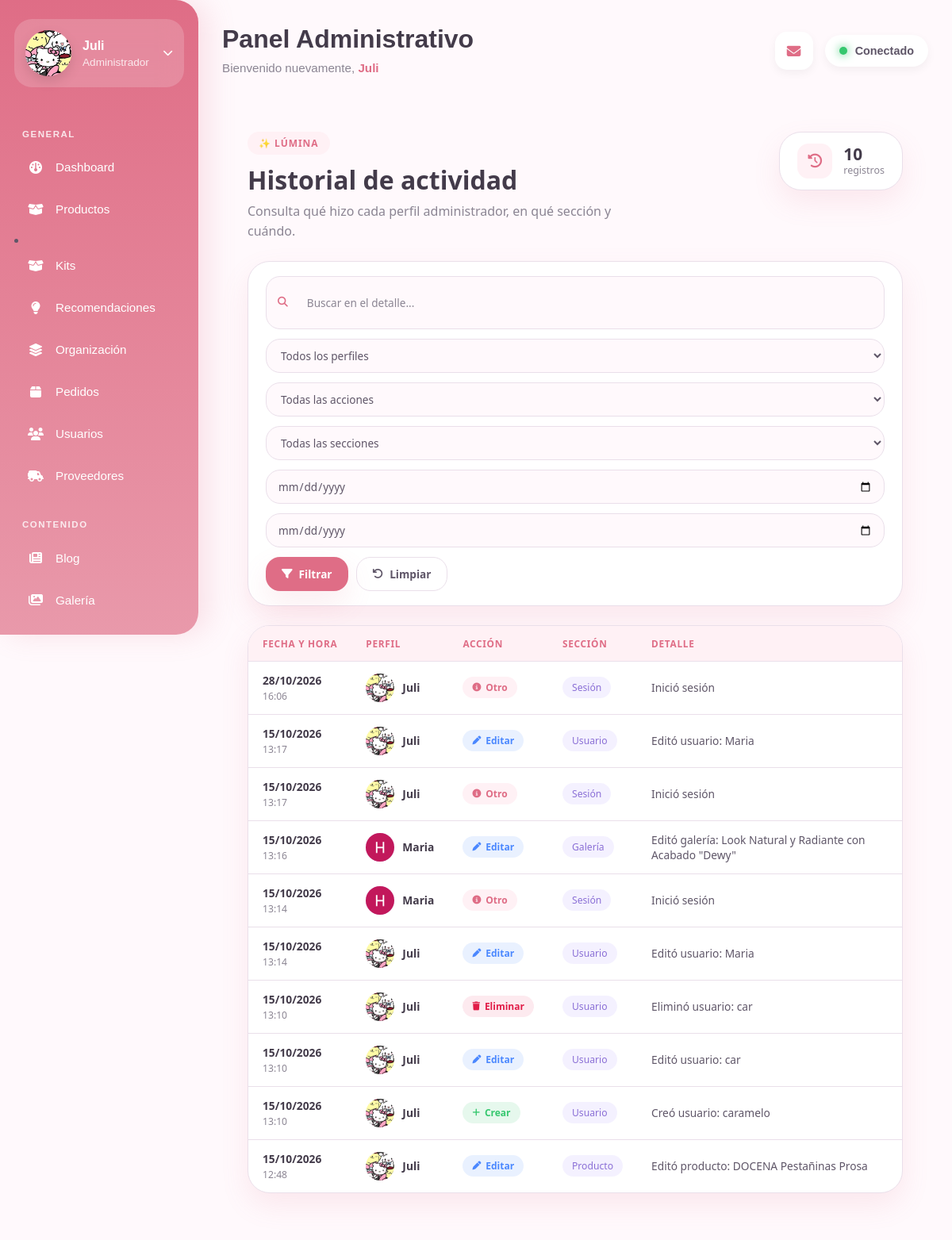
The app's page /dashboard/historial/ (signed in) with its own data.
### core/models.py (models this page shows, shortened)
class Usuario(AbstractUser):
    ROL_CHOICES = [
        ("usuario", "Usuario"),
        ("admin", "Admin"),
    ]
    rol = models.CharField(max_length=20, choices=ROL_CHOICES, default="usuario")
    telefono = models.CharField(max_length=20, blank=True, null=True)
    foto = models.ImageField(upload_to="usuarios/", blank=True, null=True)
    estado = models.CharField(
        max_length=20,
        choices=[
            ('activo', 'Activo'),
            ('inactivo', 'Inactivo')
        ],
        default='activo'
    )

class HistorialActividad(models.Model):
    ACCIONES = [
        ("crear", "Crear"),
        ("editar", "Editar"),
        ("eliminar", "Eliminar"),
        ("otro", "Otro"),
    ]
    admin = models.ForeignKey(
        settings.AUTH_USER_MODEL,
        null=True,
        on_delete=models.SET_NULL,
        related_name="actividades",
    )
    admin_nombre = models.CharField(max_length=150)
    accion = models.CharField(max_length=20, choices=ACCIONES, default="otro")
    entidad = models.CharField(max_length=50, blank=True)
    descripcion = models.CharField(max_length=255)
    creado_en = models.DateTimeField(auto_now_add=True, db_index=True)
    class Meta:
        ordering = ["-creado_en"]
        verbose_name = "Actividad"
        verbose_name_plural = "Historial de actividad"

### core/decorators.py (the view)
    def wrapper(request, *args, **kwargs):
        user = request.user
        if not user.is_authenticated:
            return redirect("login")
        if getattr(user, "rol", None) != "admin":
            return redirect("home")
        return view_func(request, *args, **kwargs)

### core/context_processors.py (called while the page is built)
def carrito_context(request):
    cantidad_carrito = 0
    if request.user.is_authenticated:
        carrito = (
            Carrito.objects
            .filter(usuario=request.user)
            .first()
        )
        if carrito:
            cantidad_carrito = carrito.cantidad_total
    return {
        "cantidad_carrito": cantidad_carrito
    }

### core/historial.py (called while the page is built)
    def __call__(self, request):
        _local.request = request
        try:
            return self.get_response(request)
        finally:
            _local.request = None

### core/models.py (called while the page is built)
    @property
    def cantidad_total(self):
        return sum(
            item.cantidad
            for item in self.items.all()
        )

### core/templates/core/historial.html (shortened to what this page needs)
{% extends "core/dashboard.html" %}
{% load static %}
{% block content %}
<link rel="stylesheet" href="{% static 'css/historial.css' %}?v=2">
<div class="hist-page">
    <div class="hist-header">
        <div>
            <span class="hist-eyebrow">✨ LÚMINA</span>
            <h1>Historial de actividad</h1>
            <p>
                Consulta qué hizo cada perfil administrador,
                en qué sección y cuándo.
            </p>
        </div>
        <div class="hist-total">
            <i class="fa-solid fa-clock-rotate-left"
               aria-hidden="true"></i>
            <div>
                <strong>{{ total }}</strong>
                <span>registro{{ total|pluralize }}</span>
            </div>
        </div>
    </div>
    <form method="get" class="hist-filters">
        <div class="hist-search">
            <i class="fa-solid fa-magnifying-glass"
               aria-hidden="true"></i>
            <input
                type="text"
                name="q"
                value="{{ filtros.q }}"
                placeholder="Buscar en el detalle..."
                autocomplete="off"
            >
        </div>
        <select
            name="admin"
            class="hist-select"
            aria-label="Filtrar por perfil"
        >
            <option value="">Todos los perfiles</option>
        </select>
        <select
            name="accion"
            class="hist-select"
            aria-label="Filtrar por acción"
        >
            <option value="">Todas las acciones</option>
        </select>
        <select
            name="entidad"
            class="hist-select"
            aria-label="Filtrar por sección"
        >
            <option value="">Todas las secciones</option>
        </select>
        <input
            type="date"
            name="desde"
            value="{{ filtros.desde }}"
            class="hist-select"
            title="Desde"
            aria-label="Fecha inicial"
        >
        <input
            type="date"
            name="hasta"
            value="{{ filtros.hasta }}"
            class="hist-select"
            title="Hasta"
            aria-label="Fecha final"
        >
        <div class="hist-filter-actions">
            <button type="submit" class="hist-btn-primary">
                <i class="fa-solid fa-filter"
                   aria-hidden="true"></i>
                Filtrar
            </button>
            <a
                href="{% url 'dashboard_historial' %}"
                class="hist-btn-secondary"
            >
                <i class="fa-solid fa-arrow-rotate-left"
                   aria-hidden="true"></i>
                Limpiar
            </a>
        </div>
    </form>
    {% if pagina.object_list %}
        <div class="hist-card">
            <div class="hist-table-scroll">
                <table class="hist-table">
                    <thead>
                        <tr>
                            <th>Fecha y hora</th>
                            <th>Perfil</th>
                            <th>Acción</th>
                            <th>Sección</th>
                            <th>Detalle</th>
                        </tr>
                    </thead>
                    <tbody>
                        {% for r in pagina %}
                            <tr>
                                <td class="hist-date">
                                    <strong>
                                        {{ r.creado_en|date:"d/m/Y" }}
                                    </strong>
                                    <span>
                                        {{ r.creado_en|date:"H:i" }}
                                    </span>
                                </td>
                                <td>
                                    <div class="hist-user">
                                        <span class="hist-avatar">
                                            {% if r.admin and r.admin.foto %}
                                                <img
                                                    src="{{ r.admin.foto.url }}"
                                                    alt="Foto de {{ r.admin_nombre }}"
                                                >
                                            {% else %}
                                                {{ r.admin_nombre|slice:":1"|upper }}
                                            {% endif %}
                                        </span>
                                        <strong>
                                            {{ r.admin_nombre }}
                                        </strong>
                                    </div>
                                </td>
                                <td>
                                    <span class="hist-badge hist-badge-{{ r.accion }}">
                                        {% if r.accion == "crear" %}
                                            <i
                                                class="fa-solid fa-plus"
                                                aria-hidden="true"
                                            ></i>
                                        {% elif r.accion == "editar" %}
                                            <i
                                                class="fa-solid fa-pen"
                                                aria-hidden="true"
                                            ></i>
                                        {% elif r.accion == "eliminar" %}
                                            <i
                                                class="fa-solid fa-trash"
                                                aria-hidden="true"
                                            ></i>
                                        {% else %}
                                            <i
                                                class="fa-solid fa-circle-info"
                                                aria-hidden="true"
                                            ></i>
                                        {% endif %}
                                        {{ r.get_accion_display }}
                                    </span>
                                </td>
                                <td>
                                    {% if r.entidad %}
                                        <span class="hist-chip">
                                            {{ r.entidad }}
                                        </span>
                                    {% else %}
                                        <span class="hist-muted">—</span>
                                    {% endif %}
                                </td>
                                <td class="hist-detail">
                                    {{ r.descripcion }}
                                </td>
                            </tr>
                        {% endfor %}
                    </tbody>
                </table>
            </div>
        </div>
    {% endif %}
</div>
{% endblock %}

### core/templates/core/dashboard.html (shortened to what this page needs)
{% load static %}
<!DOCTYPE html>
<html lang="es">
<head>
    <link rel="stylesheet" href="{% static 'css/dashboard.css' %}">
    <link
        rel="stylesheet"
        href="https://cdnjs.cloudflare.com/ajax/libs/font-awesome/6.5.0/css/all.min.css"
    >
</head>
<body>
<div class="layout">
<aside class="sidebar">
<div class="admin-profile" id="profileMenu">
{% if request.user.foto %}
<img
    src="{{ request.user.foto.url }}"
    alt="Administrador"
>
{% else %}
<div class="avatar">
    <i class="fa-solid fa-user"></i>
</div>
{% endif %}
<div class="admin-info">
<h4>
{{ request.user.username }}
</h4>
<span>
Administrador
</span>
</div>
<i class="fa-solid fa-chevron-down profile-arrow"></i>
</div>
<nav class="menu">
<p class="menu-title">
    GENERAL
</p>
<a href="{% url 'admin_dashboard' %}">
    <i class="fa-solid fa-gauge"></i>
    <span>
        Dashboard
    </span>
</a>
<a href="{% url 'dashboard_productos' %}">
    <i class="fa-solid fa-box-open"></i>
    <span>
        Productos
    </span>
</a>
<li>
    <a href="{% url 'dashboard_kits' %}">
        <i class="fa-solid fa-box-open"></i>
        <span>Kits</span>
    </a>
</li>
<a href="{% url 'dashboard_recomendaciones' %}">
    <i class="fa-solid fa-lightbulb"></i>
    <span>
        Recomendaciones
    </span>
</a>
<a href="{% url 'dashboard_catalogo' %}">
    <i class="fa-solid fa-layer-group"></i>
    <span>
        Organización
    </span>
</a>
<a href="{% url 'dashboard_pedidos' %}">
    <i class="fa-solid fa-box"></i>
    <span>Pedidos</span>
</a>
<a href="{% url 'usuario_d' %}">
    <i class="fa-solid fa-users"></i>
    <span>
        Usuarios
    </span>
</a>
<a href="{% url 'dashboard_proveedores' %}">
    <i class="fa-solid fa-truck-field"></i>
    Proveedores
</a>
<p class="menu-title">
    CONTENIDO
</p>
<a href="{% url 'blog' %}">
    <i class="fa-solid fa-newspaper"></i>
    <span>
        Blog
    </span>
</a>
<a href="{% url 'galeria' %}">
    <i class="fa-solid fa-images"></i>
    <span>
        Galería
    </span>
</a>
<a href="{% url 'test' %}">
</a>
</nav>
</aside>
<main class="main">
<header class="topbar">
<div class="welcome">
<h2>
Panel Administrativo
</h2>
<p>
Bienvenido nuevamente,
<strong>
{{ request.user.username }}
</strong>
</p>
</div>
<div class="top-actions">
<a href="{% url 'dashboard_contacto' %}" class="icon-btn notification-btn">
    <i class="fa-solid fa-envelope"></i>
</a>
<div class="status-online">
<span></span>
Conectado
</div>
</div>
</header>
{% block content %}
{% endblock %}
</main>
</div>
</body>
</html>

### records on screen
Usuario: user.foto (picture), user.username "Juli"
HistorialActividad: creado_en "28/10/2026", creado_en "16:06", admin.foto (picture), admin_nombre "Juli", accion "Otro", entidad "Sesión", descripcion "Inició sesión"
HistorialActividad: creado_en "15/10/2026", creado_en "13:17", admin.foto (picture), admin_nombre "Juli", accion "Editar", entidad "Usuario", descripcion "Editó usuario: Maria"
HistorialActividad: creado_en "15/10/2026", creado_en "13:17", admin.foto (picture), admin_nombre "Juli", accion "Otro", entidad "Sesión", descripcion "Inició sesión"
HistorialActividad: creado_en "15/10/2026", creado_en "13:16", admin.foto (picture), admin_nombre "Maria", accion "Editar", entidad "Galería", descripcion "Editó galería: Look Natural y Radiante con Acabado \"Dewy\""
HistorialActividad: creado_en "15/10/2026", creado_en "13:14", admin.foto (picture), admin_nombre "Maria", accion "Otro", entidad "Sesión", descripcion "Inició sesión"
HistorialActividad: creado_en "15/10/2026", creado_en "13:14", admin.foto (picture), admin_nombre "Juli", accion "Editar", entidad "Usuario", descripcion "Editó usuario: Maria"
HistorialActividad: creado_en "15/10/2026", creado_en "13:10", admin.foto (picture), admin_nombre "Juli", accion "Eliminar", entidad "Usuario", descripcion "Eliminó usuario: car"
HistorialActividad: creado_en "15/10/2026", creado_en "13:10", admin.foto (picture), admin_nombre "Juli", accion "Editar", entidad "Usuario", descripcion "Editó usuario: car"
HistorialActividad: creado_en "15/10/2026", creado_en "13:10", admin.foto (picture), admin_nombre "Juli", accion "Crear", entidad "Usuario", descripcion "Creó usuario: caramelo"
HistorialActividad: creado_en "15/10/2026", creado_en "12:48", admin.foto (picture), admin_nombre "Juli", accion "Editar", entidad "Producto", descripcion "Editó producto: DOCENA Pestañinas Prosa"

### other values on screen
{{ total }} "10"
